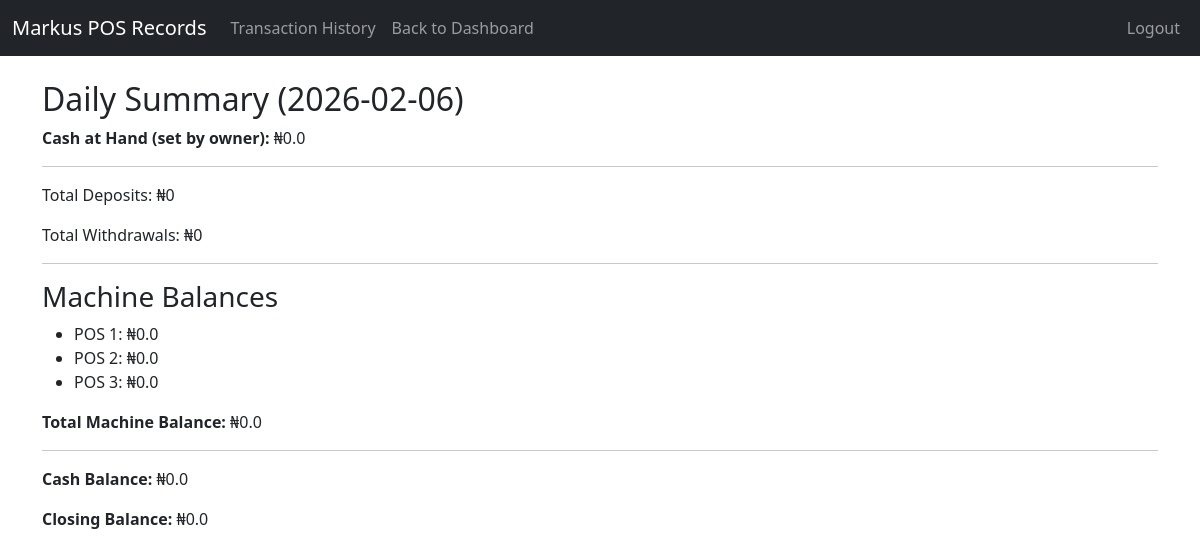
The page /summary (signed in) on the database its author committed.
### pos.py (models this page shows)
class DailySummary(db.Model):
    id = db.Column(db.Integer, primary_key=True)
    summary_date = db.Column(db.Date, nullable=False)
    machine1_balance = db.Column(db.Float, nullable=False, default=0.0)
    machine2_balance = db.Column(db.Float, nullable=False, default=0.0)
    machine3_balance = db.Column(db.Float, nullable=False, default=0.0)
    total_deposits = db.Column(db.Float, nullable=False, default=0.0)
    cash_at_hand = db.Column(db.Float, default=0, nullable=False)
    opening_balance = db.Column(db.Float, default=0, nullable=False)
    total_withdrawals = db.Column(db.Float, nullable=False, default=0.0)
    borrowing = db.Column(db.Float, nullable=False, default=0.0)
    closing_balance = db.Column(db.Float, nullable=False, default=0.0)
    updated_at = db.Column(db.DateTime, default=datetime.utcnow, onupdate=datetime.utcnow)

class Machine(db.Model):
    id = db.Column(db.Integer, primary_key=True)
    name = db.Column(db.String(50), nullable=False)
    balance = db.Column(db.Float, default=0.0)

### pos.py (the view, shortened to what this page needs)
@app.route('/summary')
@login_required
def daily_summary():
    today = date.today()
    summary = DailySummary.query.filter_by(summary_date=today).first()
    deposits = db.session.query(func.sum(Transaction.amount)).filter(
        Transaction.transaction_type == 'deposit',
        func.date(Transaction.created_at) == today
    ).scalar() or 0
    withdrawals = db.session.query(func.sum(Transaction.amount)).filter(
        Transaction.transaction_type == 'withdrawal',
        func.date(Transaction.created_at) == today
    ).scalar() or 0
    borrowing = db.session.query(func.sum(Transaction.amount)).filter(
        Transaction.transaction_type == 'borrowing',
        func.date(Transaction.created_at) == today
    ).scalar() or 0
    machines = Machine.query.all()
    total_machine_balance = sum(m.balance for m in machines)
    cash_balance = summary.cash_at_hand + deposits - (withdrawals + borrowing)
    closing_balance = summary.cash_at_hand + total_machine_balance
    return render_template(
        'summary.html',
        summary=summary,
        deposits=deposits,
        withdrawals=withdrawals,
        borrowing=borrowing,
        machines=machines,
        total_machine_balance=total_machine_balance,
        cash_balance=cash_balance,
        closing_balance=closing_balance
    )

### pos.py (called while the page is built)
def login_required(func):
    @wraps(func)
    def wrapper(*args, **kwargs):
        if 'user_id' not in session:
            return redirect('/login')
        return func(*args, **kwargs)
    return wrapper

### templates/summary.html (shortened to what this page needs)
{% extends 'base.html' %}
{% block content %}
<h2>Daily Summary ({{ summary.summary_date }})</h2>
<p><strong>Cash at Hand (set by owner):</strong> ₦{{ summary.cash_at_hand }}</p>
<hr>
<p>Total Deposits: ₦{{ deposits }}</p>
<p>Total Withdrawals: ₦{{ withdrawals }}</p>
<hr>
<h3>Machine Balances</h3>
<ul>
{% for machine in machines %}
    <li>{{ machine.name }}: ₦{{ machine.balance }}</li>
{% endfor %}
</ul>
<p><strong>Total Machine Balance:</strong> ₦{{ total_machine_balance }}</p>
<hr>
<p><strong>Cash Balance:</strong> ₦{{ cash_balance }}</p>
<p><strong>Closing Balance:</strong> ₦{{ closing_balance }}</p>
{%endblock%}

### templates/base.html (shortened to what this page needs)
<!DOCTYPE html>
<html lang="en">
<head>
    <link href="https://cdn.jsdelivr.net/npm/bootstrap@5.3.2/dist/css/bootstrap.min.css" rel="stylesheet">
</head>
<body>
    <nav class="navbar navbar-expand-lg navbar-dark bg-dark mb-4">
        <div class="container-fluid">
            <a class="navbar-brand" href="#">Markus POS Records</a>
            <div class="collapse navbar-collapse">
                <ul class="navbar-nav me-auto">
                    {% if session.role == 'owner' %}
                    <li class="nav-item">
                        <a class="nav-link" href="/transactions">Transaction History</a>
                    </li>
                    <li class="nav-item">
                        <a class="nav-link" href="/dashboard">Back to Dashboard</a>
                    </li>
                    {% endif %}
                </ul>
                <ul class="navbar-nav">
                    {% if session.user_id %}
                    <li class="nav-item">
                        <a class="nav-link" href="/logout">Logout</a>
                    </li>
                    {% else %}
                    <li class="nav-item">
                        <a class="nav-link" href="/register">Register</a>
                        <a class="nav-link" href="/login">Login</a>
                    </li>
                    {% endif %}
                </ul>
            </div>
        </div>
    </nav>
    <div class="container">
        {% block content %}{% endblock %}
    </div>
</body>
</html>

### rows shown on the page
DailySummary: summary_date "2026-02-06", cash_at_hand "0.0"
Machine: name "POS 1", balance "0.0"
Machine: name "POS 2", balance "0.0"
Machine: name "POS 3", balance "0.0"

### other values the page prints
{{ deposits }} "0"
{{ withdrawals }} "0"
{{ total_machine_balance }} "0.0"
{{ cash_balance }} "0.0"
{{ closing_balance }} "0.0"
